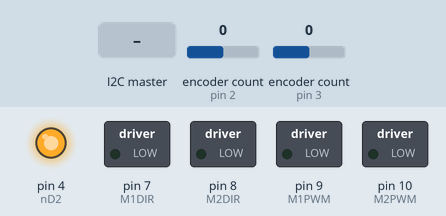
The sketch below on a simulated Arduino Uno, built with avr-gcc and run on an emulated ATmega328P. On the bench: switched loads named in the sketch (green lamp = pin HIGH), output pins drawn as LEDs (lit = HIGH). The inputs (shaded band) are chosen by the test bench; at power-on: encoder count (sensors on pin 2, pin 3) 0.

Above: at 1.2 s.
1.3 s: encoder count (sensor on pin 2) set to 1
At 1.8 s:
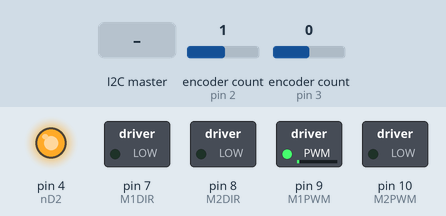
4.3 s: encoder count (sensor on pin 3) set to 1
At 4.9 s:
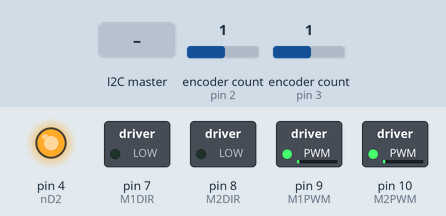
7.3 s: the I2C master sends the byte 1
At 8.3 s:
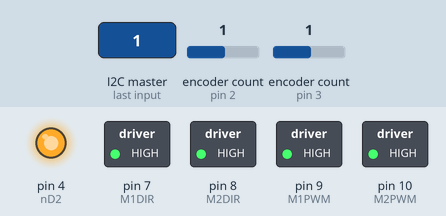
Timing chart, 0 to 10.3 s (numbered marks = the images above; inputs shaded):
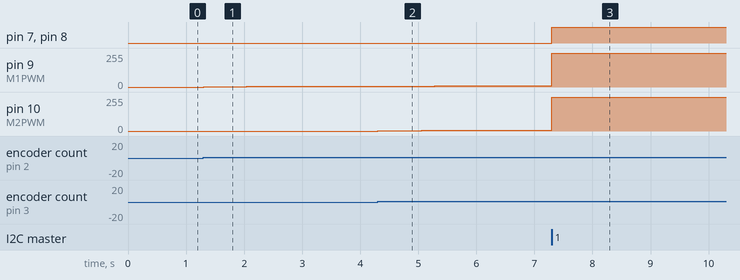

The sketch:

wheel_position_control.ino
```cpp
/*
  Purpose: Use a PI controller to control wheel postions based on instructions from RPi via i2c.
  Authors: Ben Sprik and Blake Billharz
  Sources: N/A
  Set up:
    Connect the motor driver shield to the arduino and connect power from the battery via the voltage regulator.

    Left motor:
      encoderPwr -> 3v3
      encoderGnd -> GND
      encoderA -> 2
      encoderB -> 5
      direction -> 7
      pwm -> 9
    Right motor:
      encoderPwr -> 3v3
      encoderGnd -> GND
      encoderA -> 3
      encoderB -> 6
      direction -> 8
      pwm -> 10
    I2C:
      SCL -> A5
      SDA -> A4
      GND -> GND
*/

#include <Encoder.h>
#include <Wire.h>

// I2C address
#define I2CADDR 8

// pinout to connect motor driver and motor
#define ENC1_A 2
#define ENC2_A 3
#define nD2    4
#define ENC1_B 5
#define ENC2_B 6
#define M1DIR  7
#define M2DIR  8
#define M1PWM  9
#define M2PWM  10

// constants
const double pi = 3.141592;
const double MAX_VOLTAGE = 7.8;
const int ENC_CNT_PER_REV = 3200;

// Controller gains as determined by simulink model
double Kp = 12;
double Ki = 5;

// Globals
unsigned long last_time_ms;   // time for calculating time steps
unsigned int PWM;             // value 0-255 to set duty cycle. 0: low, 255: high
volatile double target_pos_rad[2] = {0};
double out_voltage[2] = {0};
double integral_error[2] = {0};

// class for holding motor pins
struct MotorPins {
  int pwm;
  int dir;
};

// motor variables
Encoder encoders[2] = {Encoder(ENC1_A, ENC1_B), Encoder(ENC2_A, ENC2_B)};
MotorPins motor_pins[2];


// ISR for recieving target over i2c
void recieveTargetISR() {
  Wire.read(); // read offset

  // parse recieved byte, bit 0 = right wheel, bit 1 = left wheel
  uint8_t receiveByte = Wire.read();
  target_pos_rad[0] = ((receiveByte >> 1) & 0b1) * pi;
  target_pos_rad[1] = (receiveByte & 0b1) * pi;
}


void setup() {

  // setup motors
  motor_pins[0].pwm = M1PWM;
  motor_pins[0].dir = M1DIR;
  motor_pins[1].pwm = M2PWM;
  motor_pins[1].dir = M2DIR;

  pinMode(nD2, OUTPUT);
  pinMode(M1DIR, OUTPUT);
  pinMode(M1PWM, OUTPUT);
  pinMode(M2DIR, OUTPUT);
  pinMode(M2PWM, OUTPUT);

  digitalWrite(nD2, HIGH);    // enable motor driver outputs

  // set up isr to recieve target
  Wire.begin(I2CADDR);
  while (Wire.available()) {
    Wire.read(); // clear out any garbage
  }
  Wire.onReceive(recieveTargetISR);

  last_time_ms = millis(); // set up sample time variable
}


void loop() {

  // Variables for calculating position
  int i;
  unsigned int PWM;
  double pos_error[2] = {0};

  // calculate time step for computing integral error
  unsigned long time_step_ms = millis() - last_time_ms;
  last_time_ms = millis();

  // loop through to control both motors
  for (i=0; i<2; i++) {

    // calculate position error
    pos_error[i] = target_pos_rad[i] - countsToRads( encoders[i].read() );

    // update integral error
    integral_error[i] = integral_error[i] + pos_error[i] * ((float) time_step_ms / 1000);

    // calculate voltage
    out_voltage[i] = Kp*pos_error[i] + Ki*integral_error[i];

    // Anti windup- account for satuaration
    if (abs(out_voltage[i]) > MAX_VOLTAGE) {
      int sign = (out_voltage[i] > 0) - (out_voltage[i] < 0);    // deterime + or - sign
      out_voltage[i] = sign * MAX_VOLTAGE;
      pos_error[i] = sign * min(MAX_VOLTAGE / Kp, abs(pos_error[i]));
      integral_error[i] = (out_voltage[i] - Kp * pos_error[i]) / Ki;
    }

    // drive motors direction
    if (out_voltage[i]>0) {
      digitalWrite(motor_pins[i].dir, HIGH);
    }
    else {
      digitalWrite(motor_pins[i].dir, LOW);
    }

    // drive motors speed
    PWM = 255*abs(out_voltage[i])/MAX_VOLTAGE;
    analogWrite(motor_pins[i].pwm, min(PWM,255));

  }


}


// function to convert cnts to rads
float countsToRads(long enc_counts) {
  return 2*pi * (float) enc_counts/ ENC_CNT_PER_REV;
}
```

Measured:
- after the input at 1.3 s, pin 9 (M1PWM): 0/255 → 3/255 at once, → 4/255 0.75 s later, → 5/255 0.81 s later, → 6/255 0.78 s later
- after the input at 4.3 s, pin 10 (M2PWM): 0/255 → 3/255 at once, → 4/255 0.76 s later, → 5/255 0.82 s later, → 6/255 0.79 s later
- after the input at 7.3 s, pin 7 (M1DIR), pin 8 (M2DIR): LOW → HIGH at once
